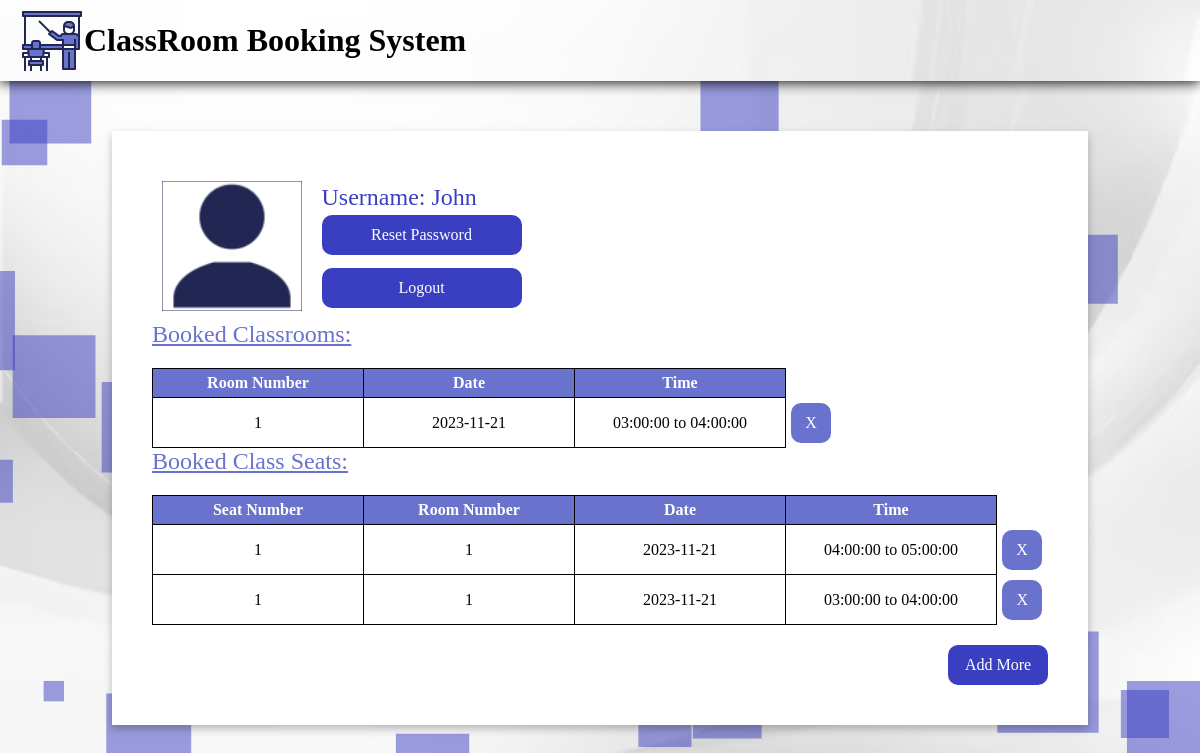
Page /useraccount.php (signed in) on the committed database.
### tables this page shows
CREATE TABLE IF NOT EXISTS `classroombookings` (
  `id` int NOT NULL AUTO_INCREMENT,
  `user_id` int NOT NULL,
  `booked_item_id` int NOT NULL,
  `time_slot_id` int NOT NULL,
  `date` date NOT NULL,
  PRIMARY KEY (`id`),
  KEY `user_id` (`user_id`),
  KEY `booked_item_id` (`booked_item_id`),
  KEY `time_slot_id` (`time_slot_id`)
);

CREATE TABLE IF NOT EXISTS `time_slots` (
  `id` int NOT NULL AUTO_INCREMENT,
  `start_time` time NOT NULL,
  `end_time` time NOT NULL,
  PRIMARY KEY (`id`)
);

CREATE TABLE IF NOT EXISTS `bookings` (
  `id` int NOT NULL AUTO_INCREMENT,
  `user_id` int NOT NULL,
  `booked_item_id` int NOT NULL,
  `time_slot_id` int NOT NULL,
  `date` date NOT NULL,
  PRIMARY KEY (`id`),
  KEY `user_id` (`user_id`),
  KEY `booked_item_id` (`booked_item_id`),
  KEY `time_slot_id` (`time_slot_id`)
);

CREATE TABLE IF NOT EXISTS `seats` (
  `id` int NOT NULL AUTO_INCREMENT,
  `room_number` int NOT NULL,
  `seat_number` int NOT NULL,
  PRIMARY KEY (`id`)
);

### useraccount.php (the view, shortened to what this page needs)
<?php
if (!isset($_SESSION['user_id'])) {
    header('Location: index.php');
    exit();
} else {
    $user_id = $_SESSION['user_id'];
    $user_name = $_SESSION['user_name'];
}
?>
<!DOCTYPE html>
<html lang="en">
<head>
    <link rel="stylesheet" href="style.css">
</head>
<body>
    <div id="particles-js" style="position: absolute;height:100%;width:100%;margin:0;display:flex;"></div>
    <div class="navbar">
        <img onclick="location.href='index.php';" src='logo.png' alt="My" class="appLogo">
        <h1>ClassRoom Booking System</h1>
    </div>
    <div class="userAccount">
        <div class="userinfo">
            <img src="userAccount.svg" class="userIcon" alt="">
            <div style="margin-left: 20px;display:flex;flex-direction:column;justify-content: space-evenly;">
                <span class="username">Username: <?php echo $user_name ?></span>
                <button onclick="resetPassword()" style="width: 200px;margin-bottom:10px">Reset Password</button>
                <form action="logout.php" method="POST" style="width: fit-content;"><button type="submit" style="width: 200px">Logout</button></form>
            </div>
        </div>
        <div>
            <span class="tableHeader">Booked Classrooms: </span>
            <table id="classRoomTable">
                <tbody style="height: fit-content;max-height:400px;">
                    <tr>
                        <th>Room Number</th>
                        <th>Date</th>
                        <th>Time</th>
                    </tr>
                    <?php
                    include("config.php");
                    $sql = "SELECT * FROM `classroombookings`
                    JOIN `time_slots` ON classroombookings.time_slot_id = time_slots.id
                    WHERE user_id = ?";
                    $stmt = $link->prepare($sql);
                    $stmt->bind_param("i", $user_id);
                    $stmt->execute();
                    $result = $stmt->get_result();
                    if ($result->num_rows > 0) {
                        $i = 0;
                        while ($row = $result->fetch_assoc()) {
                            echo "<tr id='row1" . $i . "'><td>" . $row["booked_item_id"] . "</td><td>" . $row["date"] . "</td><td>" . "<span>" . $row["start_time"] . "</span>" . " to " . $row["end_time"] . "</td><td style='border: 0; width:auto'><button class='buttonTable' onclick='DeleteClassroom(" . $i . ")'>X</button></td></tr>";
                            $i++;
                        }
                    } else {
                        echo "<tr><td colspan='3'>0 results</td></tr>";
                    }
                    ?>
                </tbody>
            </table>
        </div>
        <div>
            <span class="tableHeader">Booked Class Seats: </span>
            <table id="SeatsTable">
                <tbody style="height: fit-content;max-height:400px;">
                    <tr>
                        <th>Seat Number</th>
                        <th>Room Number</th>
                        <th>Date</th>
                        <th>Time</th>
                    </tr>
                    <?php
                    $sql = "SELECT date, seats.seat_number, seats.room_number, time_slots.start_time, time_slots.end_time
                            FROM `bookings`
                            JOIN seats ON booked_item_id = seats.id
                            JOIN time_slots ON time_slot_id = time_slots.id
                            WHERE user_id = ?";
                    $stmt = $link->prepare($sql);
                    $stmt->bind_param("i", $user_id);
                    $stmt->execute();
                    $result = $stmt->get_result();
                    if ($result->num_rows > 0) {
                        $i = 0;
                        while ($row = $result->fetch_assoc()) {
                            echo "<tr id='row1" . $i . "'><td>" . $row["seat_number"] . "</td><td>" . $row["room_number"] . "</td><td>" . $row["date"] . "</td><td>" . "<span>" . $row["start_time"] . "</span>" . " to " . $row["end_time"] . "</td><td style='border: 0; width:auto'><button class='buttonTable' onclick='DeleteSeats(" . $i . ")'>X</button></td></tr>";
                            $i++;
                        }
                    } else {
                        echo "<tr><td colspan='4'>0 results</td></tr>";
                    }
                    ?>
                </tbody>
            </table>
        </div>
        <div style="display:flex;margin-top: 20px;justify-content:flex-end;width:100%">
            <button style="width: 100px;" onclick="popup()">Add More</button>
        </div>
    </div>
</body>
</html>

### style.css (style rules this page uses)
body { display: flex; width: 100%; height: 100%; background: url(background.svg); background-size: cover; margin: 0%; align-items: flex-start; flex-direction: column; align-items: center; position: relative; min-height: 100%; min-width: 100%; width: fit-content; height: fit-content; z-index: 0; }
html { height: 100%; width: 100%; }
.navbar { -webkit-align-items: center; -ms-flex-align: center; align-items: center; background: url(background.svg); background-size: cover; display: -webkit-flex; display: -ms-flexbox; display: flex; -webkit-flex-direction: row; -ms-flex-direction: row; flex-direction: row; height: 61px; padding: 10px 0px; -webkit-justify-content: flex-start; -ms-flex-pack: justify; justify-content: flex-start; top: 0; width: 100%; filter: drop-shadow(0px 1px 7px #000); }
.username { font-family: "Comic Sans MS"; color: #3a3fc1; font-size:x-large; }
button { width: 80%; height: 40px; border-radius: 10px; color: white; background-color: #3a3fc1; border: none; }
.form-control, button, .form-label, a { font-family: "Comic Sans MS"; font-size: medium; }
.userAccount { display: flex; background-color: white; margin-top: 50px; width: fit-content; height: fit-content; filter: drop-shadow(0px 4px 4px rgba(0, 0, 0, 0.25)); flex-direction: column; padding: 40px; }
.userIcon { height: 130px; width: auto; }
.userinfo { display: flex; flex-direction: row; padding: 10px; width: fit-content; justify-content: space-evenly; }
th { background-color: #6973cd; color: white; position: sticky; z-index: 2; top: 0; }
th, td { border: 1px solid black; border-collapse: collapse; padding: 5px; width: 200px; text-align: center; vertical-align: middle; }
th, td, table { font-family: "Comic Sans MS"; }
tbody { display: block; overflow:auto ; height: 400px; }
table { margin-top: 20px; border-collapse: collapse; overflow: auto; max-height: 500px; }
.buttonTable { width: 40px; background-color: #6973cd; }
.tableHeader { margin-top: 40px; font-family: "Comic Sans MS"; font-size: x-large; text-decoration: underline; color: #6973cd; }
.appLogo { margin-left: 20px; }
h1 { font-family: "Comic Sans MS"; }

### rows in the picture
classroombookings: booked_item "1", date "2023-11-21", time_slot.start_time "03:00:00", time_slot.end_time "04:00:00"
bookings: booked_item.seat_number "1", booked_item.room_number "1", date "2023-11-21", time_slot.start_time "04:00:00", time_slot.end_time "05:00:00"
bookings: booked_item.seat_number "1", booked_item.room_number "1", date "2023-11-21", time_slot.start_time "03:00:00", time_slot.end_time "04:00:00"

### other values in the picture
$user_name "John"
